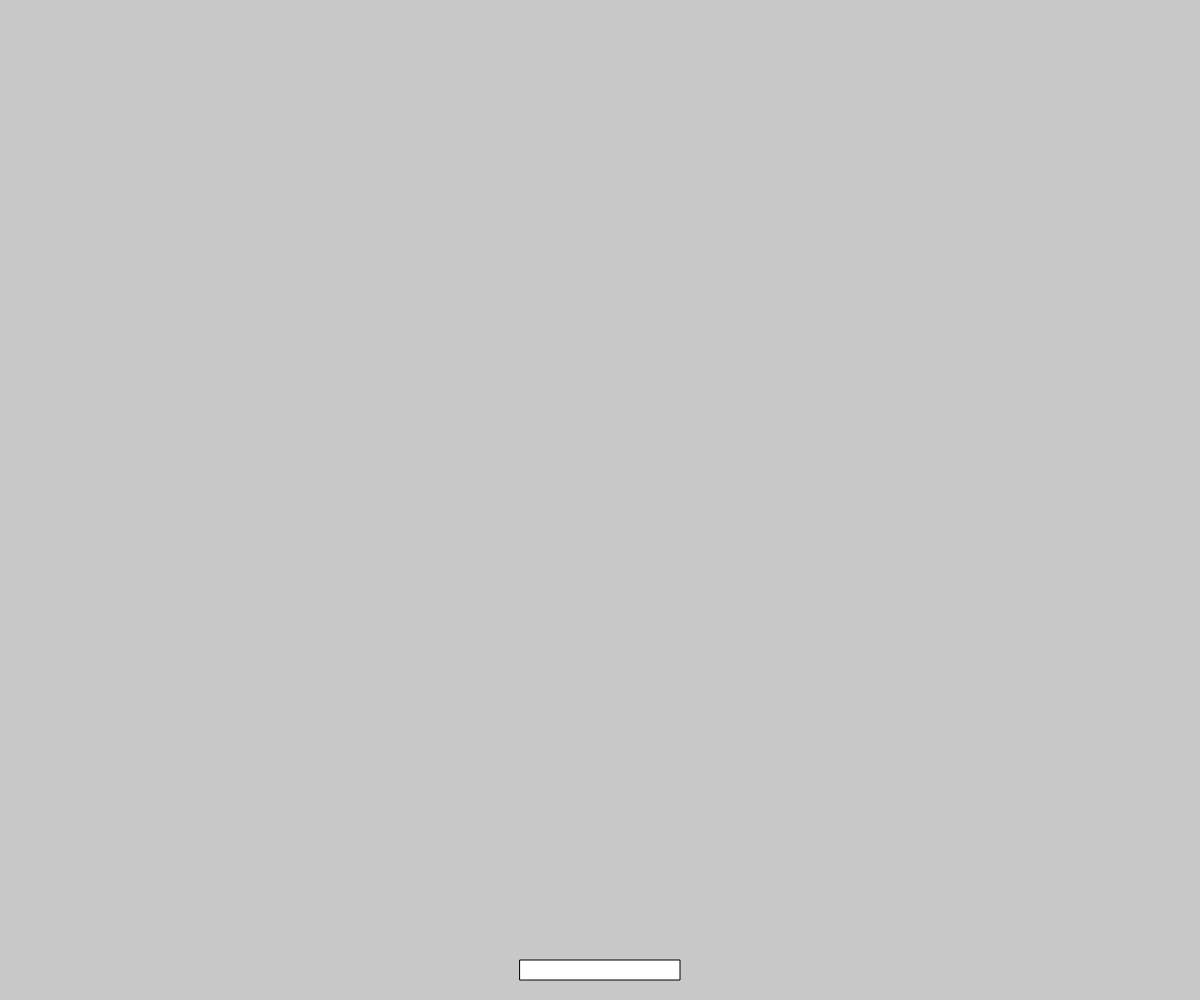
Frame 1 (no input)
Frame 60 (no input): identical to frame 1, image omitted
Frame 120 (the mouse pressed at the canvas centre since frame 60): identical to frame 1, image omitted

The p5.js sketch that drew this single still picture (run headless with seeded random() and noise() and a simulated clock; from frame 60 on, the mouse is pressed at the canvas centre):

// p5.js sketch
// ── sketch.js
var paddle;

function setup() {
    createCanvas(windowWidth, windowHeight);
    paddle = new Paddle();
}

function draw() {
    background(200);

    paddle.display();
    paddle.checkEdges()
    paddle.update();
}

function keyPressed() {
    if(key === 'ArrowLeft') {
        paddle.isMovingLeft = true;
        paddle.isMovingRight = false;
    } else if(key === 'ArrowRight') {
        paddle.isMovingRight = true;
        paddle.isMovingLeft = false;
    }
}
// ── ball.js
function Ball() {
    this.pos = createVector(width / 2, height / 2);
    this.speed = 5;

    this.r = 10;
    this.direction = createVector(1, -1);
    this.vel = createVector(1, 1).mult(this.speed);

    this.display = function() {
        ellipse(this.pos.x, this.pos.y, this.r * 2, this.r * 2);
    }

    this.update = function() {
        this.pos.x += this.vel.x * this.direction.x;
        this.pos.y += this.vel.y * this.direction.y;
    }

    this.checkEdges = function() {
        if (this.pos.y < this.r && this.direction.y < 0) {
            this.direction.y *= -1;
        }
        
        if (this.pos.y > height - this.r && this.direction.y > 0) {
            console.log("GAME OVER")
        }

        if (this.pos.x < this.r && this.direction.x < 0) {
            this.direction.x *= -1;
        }

        if (this.pos.x > width - this.r && this.direction.x > 0) {
            this.direction.x *= -1;
        }
    }

    this.meets = function(paddle) {
        if (this.pos.y < paddle.pos.y &&
            this.pos.y > paddle.pos.y - this.r &&
            this.pos.x > paddle.pos.x - this.r &&
            this.pos.x < paddle.pos.x + paddle.w + this.r) {
                return true;
            } else {
                return false;
            }
    }
}
// ── brick.js
function Brick() {
    this.w = 100;
    this.h = 50;

    this.pos = {};

    this.display = function() {
        rect(this.pos.x, this.pos.y, this.w, this.h);
    }

    this.update = function() {

    }
}
// ── paddle.js
function Paddle() {
    this.w = 160;
    this.h = 20;

    this.isMovingRight = false;
    this.isMovingLeft = false;

    this.pos = createVector(width / 2 - this.w / 2, height - 40);

    this.display = function() {
        rect(this.pos.x, this.pos.y, this.w, this.h);
    }

    this.update = function() {
        if (this.isMovingLeft) {
          this.move(-20);
        } else if (this.isMovingRight) {
          this.move(20);
        }
    }
    
    this.move = function(step) {
        this.pos.x += step;
    }
    
    this.checkEdges = function() {
        if (this.pos.x <= 0) this.pos.x = 0;
        else if (this.pos.x + this.w >= width) {
            this.pos.x = width - this.w;
        }
    }
}
